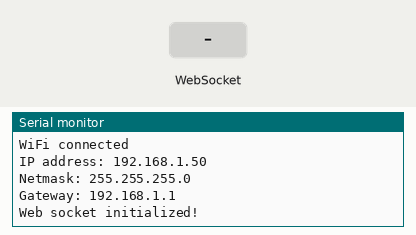
Simulated run of this sketch. Board: ESP8266 (NodeMCU). Parts: the last lines printed to the serial monitor. The inputs (shaded band) are chosen by the test bench. WiFi joins after 1.5 s; servers stay silent unless stated; not simulated (calls return 0 or success): WifiConnect.h.

Above: at 2.7 s.
2.8 s: WebSocket text "1" received
At 4.0 s:
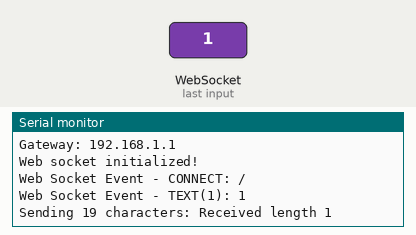
4.3 s: WebSocket text "0" received
At 5.4 s:
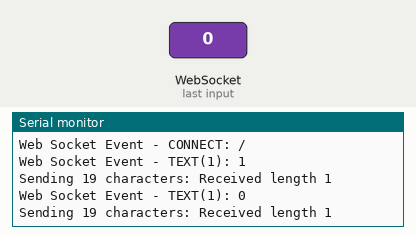

The sketch:

wifi_web_sockets_dsv.ino
```cpp
// ----------------------------------------------------------------------------
// This modified version of wifi_web_sockets.ino has been changed to send
// a reply on the web socket when a text message is recieved.
//
// This source file is running a simple websocket server, in conjunction with
// a simple web application (web page and javascript) on the Enterprise
// server (see \\Enterprise\Web\Experiments\WebSocket.html) allowed passing
// of messages back and forth between the application and the websocket server.
// See the serial output window for recieved messages.  Reply messages are
// sent automatically when a new text message is recieved.
// ----------------------------------------------------------------------------

#include <ESP8266WiFi.h>
#include <WiFiClient.h>
#include <WebSocketsServer.h>
#include <Hash.h>
#include <WifiConnect.h>


WebSocketsServer WebSocket = WebSocketsServer ( 81 );


void setup()
{
   const char* ssid      = GetWifiSSID();
   const char* password  = GetWifiPW();

   Serial.begin ( 115200 );
   while ( !Serial )
   {
      delay ( 100 );
   }

   // Connect to the WiFi network
   Serial.printf ( "Connecting to %s", ssid );

   WiFi.begin ( ssid, password );

   while ( WiFi.status() != WL_CONNECTED )
   {
      delay ( 100 );
      Serial.print ( "." );
   }

   Serial.println ( "" );
   Serial.println ( "WiFi connected" );
   Serial.print   ( "IP address: " );
   Serial.println ( WiFi.localIP() );
   Serial.print   ( "Netmask: " );
   Serial.println ( WiFi.subnetMask() );
   Serial.print   ( "Gateway: " );
   Serial.println ( WiFi.gatewayIP() );

   WebSocket.begin();
   WebSocket.onEvent ( WebSocketEvent );

   Serial.println ( "Web socket initialized!" );
}


void loop()
{
   WebSocket.loop();

   if ( Serial.available() > 0 )
   {
      char c[] = { (char) Serial.read() };
      WebSocket.broadcastTXT ( c, sizeof(c) );
   }
}


void LogWebSocketEvent (
   WStype_t  type,
   uint8_t*  payload,
   size_t    payload_length
)
{
   Serial.print ( "Web Socket Event - " );
   switch ( type )
   {
      case WStype_ERROR:        Serial.print ( "ERROR: " );                                 break;
      case WStype_DISCONNECTED: Serial.print ( "DISCONNECT" );                              break;
      case WStype_CONNECTED:    Serial.print ( "CONNECT: " );                               break;
      case WStype_TEXT:         Serial.print ( "TEXT(" + (String)payload_length + "): " );  break;
      default:                  Serial.print ( "UNKNOWN: " );                               break;
   }

   for ( int i = 0; i < payload_length; i++)
   {
      Serial.print( (char) payload[i] );
   }
   Serial.println();
}


void WebSocketEvent (
   uint8_t   num,
   WStype_t  type,
   uint8_t*  payload,
   size_t    payload_length
)
{
   char     reply_msg[24];
   size_t   reply_len;

   LogWebSocketEvent ( type, payload, payload_length );

   if ( type == WStype_TEXT )
   {
      //
      // Send a reply to the message on the websocket.
      //
      reply_len = sprintf ( reply_msg, "%s %d \n", "Received length", payload_length );
      Serial.print ( "Sending " + (String)reply_len + " characters: " + reply_msg );

      // TODO: The broadcast works, but it would be better to send to a specific target.  How?
      WebSocket.broadcastTXT ( reply_msg, reply_len );
   }
}
```

Measured:
- after the input at 2.8 s, the serial monitor: prints a new line at once (image 1)
- after the input at 4.3 s, the serial monitor: prints a new line at once (image 2)
